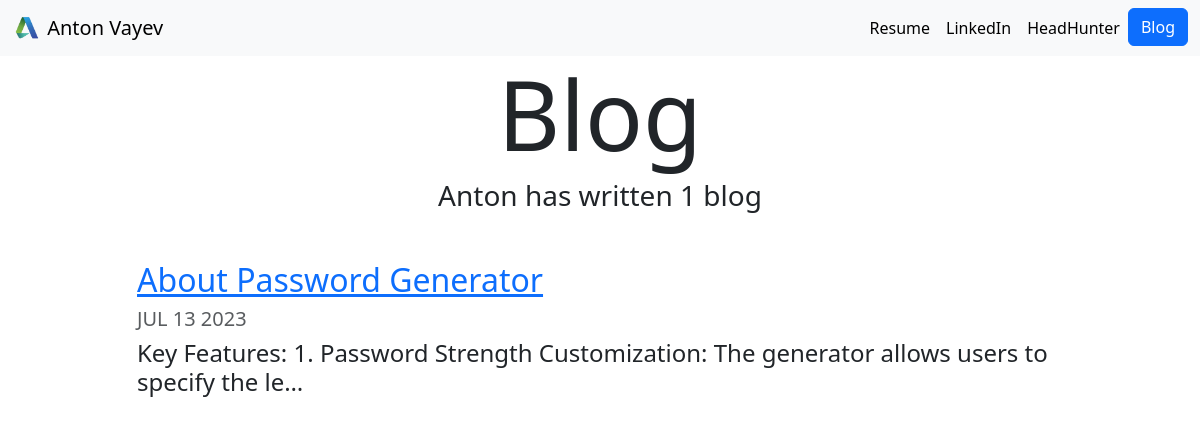
Screenshot of /blog/ with the database file from the repository.
### blog/models.py (models this page shows, shortened)
class Blog(models.Model):
    title = models.CharField(max_length=200)
    description = models.TextField()
    date = models.DateField()

### blog/views.py (the view)
# urls.py: path('', views.all_blogs, name='all_blogs'),
def all_blogs(request):
    blogs = Blog.objects.order_by('-date')
    return render(request, 'blog/all_blogs.html', {'blogs':blogs})

### blog/templates/blog/all_blogs.html
{% extends "portfolio/base.html" %}
{% load static %}
{% block content %}
<h1 id="blogtitle" class="font-weight-bold text-center">Blog</h1>
<h3 class="text-center mb-5">Anton has written {{ blogs.count }} blog{{ blogs.count|pluralize }}</h3>
{% for blog in blogs %}
<div class="row justify-content-center my-3">
  <div class="col-md-10">
    <a href="{% url 'blog:detail' blog.id %}">
      <h2>{{ blog.title }}</h2>
    </a>
    <h5 class="text-muted">{{ blog.date|date:'M d Y'|upper }}</h5>
    <h4>{{ blog.description|striptags|truncatechars:100 }}</h4>
  </div>
</div>
{% endfor %}
{% endblock %}

### portfolio/static/portfolio/custom.css (style rules this page uses)
body { font-family: 'Lato', sans-serif; }
#blogtitle { font-size: 6rem; }

### rows the page displays
Blog: title "About Password Generator", date "JUL 13 2023", description "Key Features: 1. Password Strength Customization: The generator allows users to specify the le…"

### other values shown
{{ blogs.count }} "1"
